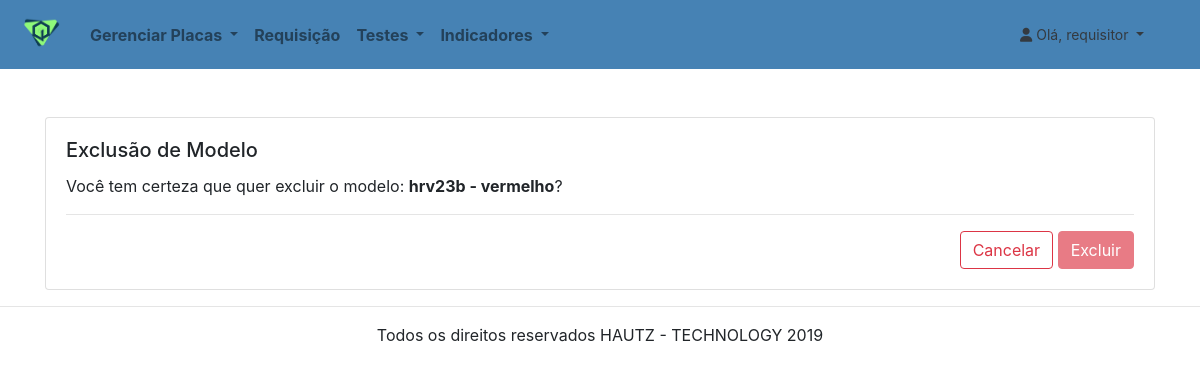
/placas/excluir-modelo/9 (signed in), run on the app's committed database.
### contas/models/usuario.py (models this page shows, shortened)
class Usuario(AbstractBaseUser):
    username = models.CharField(
        "Nome de Usuário",
        max_length=120,
        unique=True
    )
    data_expiracao = models.DateField(
        "Data Expiração",
        null=True
    )
    tipo = models.CharField(
        "Tipo de Usuário",
        max_length=1,
        choices = TIPOS
    )
    objects = UsuarioManager()
    USERNAME_FIELD =  'username'
    REQUIRED_FIELDS = []
    def __str__(self):
        return self.username
    class Meta:
        db_table = 'USUARIO'

### placas/models/modelo_placas.py (models this page shows, shortened)
class Modelo_placas(models.Model):
    Modelo = models.CharField(
        'modelo',
        max_length=120
    )
    Descricao = models.CharField(
        'Descrição',
        max_length=200
    )
    Ativo = models.BooleanField(
        'Modelo Ativo',
        default=True
    )
    class Meta:
        db_table = 'MODELO_PLACAS'
        constraints = [
            models.UniqueConstraint(fields=['Modelo', 'Descricao'], name="Constraint_modelo")
        ]

### placas/views.py (the view)
# urls.py: path('excluir-modelo/<int:id>', views.excluir_modelo, name="excluir-modelo"),
@login_required
def excluir_modelo(request, id):
    modelos = get_object_or_404(Modelo_placas, id=id)
    context = {
        "modelos": Modelo_placas.objects.filter(id=id)[0]
    }
    if request.method == "POST":
        modelos.delete()
        return redirect('placas:lista-modelo')
    return render(request, "placas/excluir-modelo.html", context)

### indicadores/context_processors.py (called while the page is built)
def menu_indicadores(requets):
    return {
        "Menu_indicadores": Menu_indicadores.objects.all()
    }

### placas/context_processors.py (called while the page is built)
def menu_placas(requets):
    return {
        "Menu_placas": Menu_placas.objects.all()
    }

### testes/context_processors.py (called while the page is built)
def menu_testes(requets):
    return {
        "lista_testes": Menu_testes.objects.all()
    }

### placas/templates/placas/excluir-modelo.html (shortened to what this page needs)
{% extends "base.html" %}
{% block conteudo %}
  <div class="container mt-5">
    <div class="card">
      <div class="card-body">
        <h5 class="card-title">Exclusão de Modelo</h5>
        <p class="card-text">
          Você tem certeza que quer excluir o modelo:
          <b>{{ modelos.Modelo }} - {{ modelos.Descricao }}</b>?
        </p>
        <form method="post">
          <hr />
          <div class="text-right">
            <a href="{% url 'placas:lista-modelo' %}"
              class="btn btn-outline-danger">
                Cancelar
            </a>
            <button class="btn btn-danger" disabled>Excluir</button>
          </div>
        </form>
      </div>
    </div>
  </div>
{% endblock conteudo %}

### core/templates/base.html (shortened to what this page needs)
{% load static %}
<!DOCTYPE html>
<html lang="pt-br">
<head>
    <link rel="stylesheet" href="https://stackpath.bootstrapcdn.com/bootstrap/4.3.1/css/bootstrap.min.css"
>
</head>
<header>
    <body>
        <nav class="navbar navbar-expand-sm navbar-light font-weight-bold text-white">
            <a class="navbar-brand" href="{% url 'core:home' %}">
                <img src="{% static 'logo_genesisq.png' %}" width="50" />
            </a>
            {% if user.is_authenticated %}
            <div class="collapse navbar-collapse" id="navbarSupportedContent">
                <ul class="navbar-nav mr-auto">
                    <li class="nav-item dropdown ">
                        <a class="nav-link dropdown-toggle" href="#" id="navbarDropdown" role="button"
                            data-toggle="dropdown" aria-haspopup="true" aria-expanded="false">
                            Gerenciar Placas
                        </a>
                    </li>
                    <li class="nav-item">
                        <a class="nav-link" href="{% url 'requisicao:requisicao1' %}">Requisição</a>
                    </li>
                    <li class="nav-item dropdown">
                        <a class="nav-link dropdown-toggle" href="#" id="navbarDropdown" role="button"
                            data-toggle="dropdown" aria-haspopup="true" aria-expanded="false">
                            Testes
                        </a>
                    </li>
                    <li class="nav-item dropdown">
                        <a class="nav-link dropdown-toggle" href="#" id="navbarDropdown" role="button"
                            data-toggle="dropdown" aria-haspopup="true" aria-expanded="false">
                            Indicadores
                        </a>
                    </li>
                </ul>
                <li class=" dropdown-header navbar-expand-md">
                    <a class=" nav-link dropdown-toggle font-weight-normal text-dark" href="#" id="navbarDropdown"
                        data-toggle="dropdown" aria-haspopup="true" aria-expanded="true">
                        <i class="fas fa-user" alt="foto do usuário" ></i>
                        Olá, {{ user }}
                    </a>
                </li>
            </div>
            {% else %}
            <a class="navbar-brand" href="{% url 'core:home' %}">GenesisQ</a>
            <ul class="navbar-nav ml-auto">
                <a role="button" href="{% url 'core:entrar' %}" class="btn btn btn-success">Entrar</a>
            </ul>
            {% endif %}
        </nav>
</header>
<main>
    {% block conteudo %}
    {% endblock conteudo %}
</main>
<footer>
    <hr />
    <p class="text-center">Todos os direitos reservados HAUTZ - TECHNOLOGY 2019</p>
</footer>
</body>
</html>

### core/templates/base.html (style rules this page uses)
header { background: rgb(70, 130, 180) 100%; }
a { color: inherit; }

### data on the page
Usuario: username "requisitor"
Modelo_placas: Modelo "hrv23b", Descricao "vermelho"
